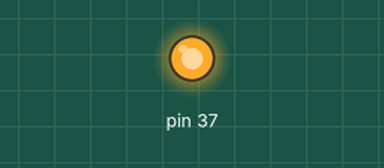
This program was run on a simulated Raspberry Pi (header pin numbers). Shown: output pins drawn as LEDs (lit = HIGH). At 3.0 s the program stops and its outputs stay as they are.

Above: at 0.1 s.
At 3.1 s:
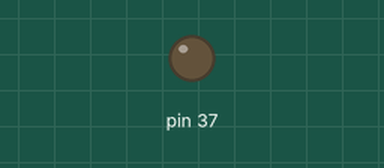
Timing chart, 0 to 4.5 s (numbered marks = the images above):
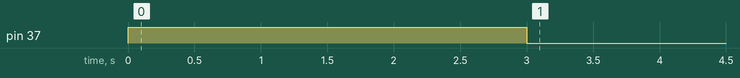

Measured:
- by itself, pin 37: LOW → HIGH at 0.00 s, → LOW 3.0 s later

The program:

Lesson1LED.py
```python
'''
Project 1 : turn an LED on and off
'''

# first,the GPIO library has to be imported on the machine
import RPi.GPIO as GPIO

# Need to say which numbering convention we're using for the pins, BSM(Broadcom) or Board
GPIO.setmode(GPIO.BOARD)

# Need to tell the pi whether our pin will function as input or output by providing the number and function.
# In our case, GPIO pin 11 is used to send voltage to the circuit, so it's an output pin.
# This assignment has to be undone once all work/project is completed so the pins will not have a preset function assigned to them.
GPIO.setup(37, GPIO.OUT)

# Now we can turn the LED on, by having the output on the pin set to True (then False! 1 and 0 can also be used)
GPIO.output(37, True)

# In order to put some delay in between running python commands
import time

# Could also make it nicer:
On = True
Off = False
GPIO.output(37, On)
time.sleep(3)  # to delay for 2 sec then:
GPIO.output(37, Off)

# At the very end, we will need to leave a clean slate of the pin so nothing we setup remains
GPIO.cleanup()
```
